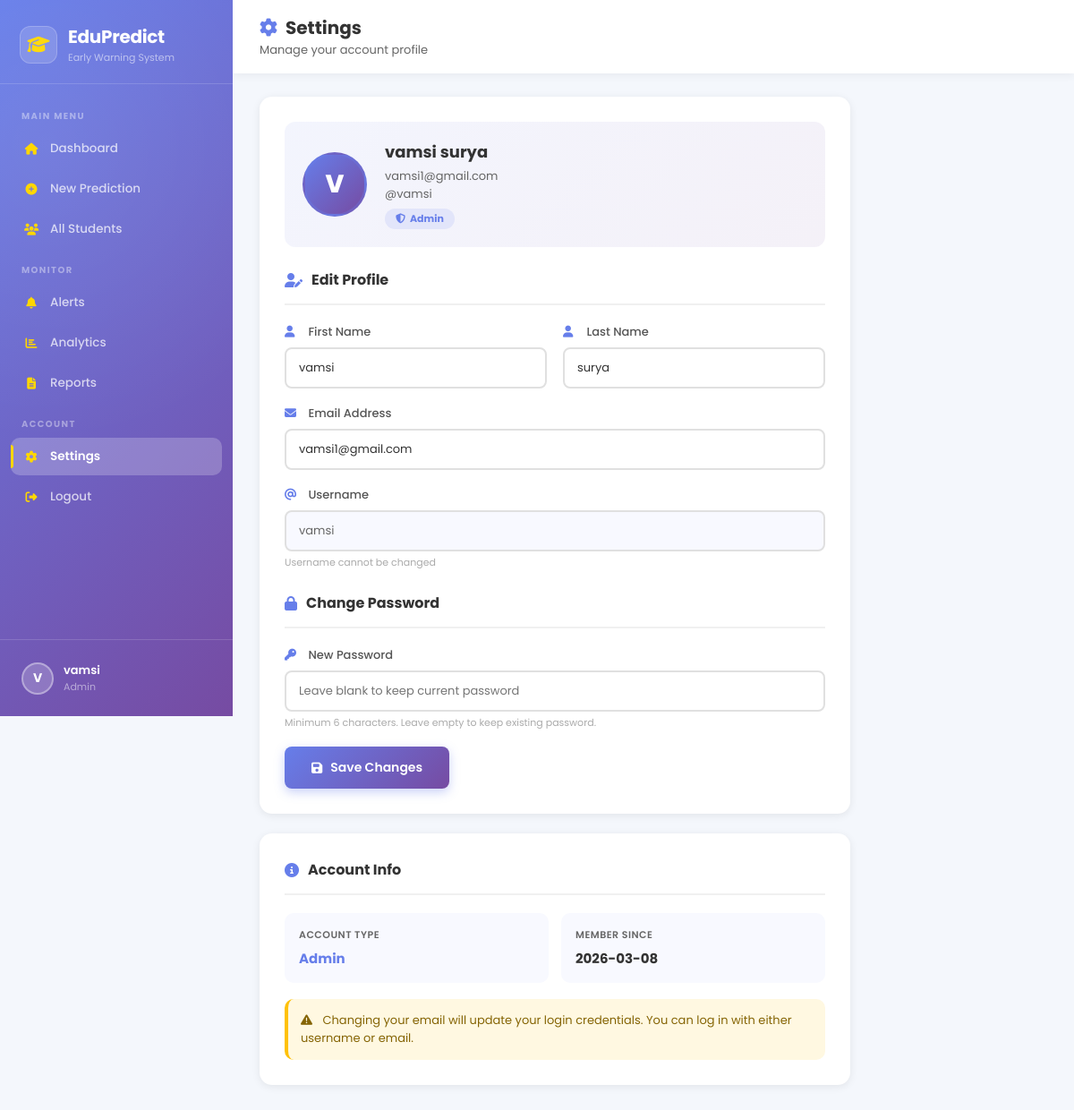
/settings (signed in), run on the app's committed database.
### tables this page shows
CREATE TABLE users (
            id         INTEGER PRIMARY KEY AUTOINCREMENT,
            firstname  TEXT NOT NULL,
            lastname   TEXT NOT NULL DEFAULT '',
            username   TEXT UNIQUE NOT NULL,
            email      TEXT UNIQUE NOT NULL,
            password   TEXT NOT NULL,
            role       TEXT DEFAULT 'teacher',
            created_at TEXT DEFAULT (datetime('now'))
        , google_id TEXT);

### app.py (the view)
@app.route("/settings")
@login_required
def settings():
    user = safe_current_user()
    return render_template("settings.html", user=user, user_data=user)

### app.py (called while the page is built)
def get_db():
    conn = sqlite3.connect(DB, timeout=30, check_same_thread=False)
    conn.row_factory = sqlite3.Row
    return conn

def login_required(f):
    @wraps(f)
    def wrapped(*args, **kwargs):
        if "user_id" not in session:
            return redirect(url_for("login"))
        return f(*args, **kwargs)
    return wrapped

def current_user():
    if "user_id" not in session:
        return None
    try:
        conn = get_db()
        u    = conn.execute("SELECT * FROM users WHERE id=?",
                            (session["user_id"],)).fetchone()
        conn.close()
        if u:
            return dict(u)
    except Exception:
        pass
    session.clear()
    return None

def safe_current_user():
    u = current_user()
    if u:
        return u
    session.clear()
    return {"id": 0, "firstname": "Guest", "lastname": "", "email": "",
            "username": "guest", "role": "guest", "google_id": None}

### templates/settings.html (shortened to what this page needs)
<!DOCTYPE html>
<html lang="en">
<head>
<link rel="stylesheet" href="https://cdnjs.cloudflare.com/ajax/libs/font-awesome/6.4.0/css/all.min.css"/>
</head>
<body>
<aside class="sidebar">
  <div class="sb-logo">
    <div class="sb-logo-icon"><i class="fas fa-graduation-cap" style="color:var(--gold)"></i></div>
    <div><div class="sb-brand">EduPredict</div><div class="sb-sub">Early Warning System</div></div>
  </div>
  <div class="sb-body">
    <div class="sb-section">Main Menu</div>
    <a class="nav-item" href="/dashboard"><i class="fas fa-home"></i> <span>Dashboard</span></a>
    <a class="nav-item" href="/predict"><i class="fas fa-plus-circle"></i> <span>New Prediction</span></a>
    <a class="nav-item" href="/students"><i class="fas fa-users"></i> <span>All Students</span></a>
    <div class="sb-section">Monitor</div>
    <a class="nav-item" href="/alerts"><i class="fas fa-bell"></i> <span>Alerts</span></a>
    <a class="nav-item" href="/analytics"><i class="fas fa-chart-bar"></i> <span>Analytics</span></a>
    <a class="nav-item" href="/reports"><i class="fas fa-file-alt"></i> <span>Reports</span></a>
    <div class="sb-section">Account</div>
    <a class="nav-item active" href="/settings"><i class="fas fa-cog"></i> <span>Settings</span></a>
    <a class="nav-item" href="/logout"><i class="fas fa-sign-out-alt"></i> <span>Logout</span></a>
  </div>
  <div class="sb-foot">
    <div class="user-row">
      <div class="user-ava">{{ (user.firstname or 'U')[0]|upper }}</div>
      <div><div class="user-name">{{ user.firstname or '' }}</div><div class="user-role">{{ (user.role or 'teacher')|title }}</div></div>
    </div>
  </div>
</aside>
<div class="main">
  <div class="topbar">
    <div><h2><i class="fas fa-cog"></i>Settings</h2><p>Manage your account profile</p></div>
  </div>
  <div class="page">
    <div class="card">
      <div class="profile-header">
        <div class="profile-big-ava">{{ (user_data.firstname or 'U')[0]|upper }}</div>
        <div class="profile-info">
          <h3>{{ user_data.firstname or '' }} {{ user_data.lastname or '' }}</h3>
          <p>{{ user_data.email or '' }}</p>
          <p>@{{ user_data.username or '' }}</p>
          <span class="role-badge"><i class="fas fa-shield-alt" style="margin-right:5px"></i>{{ (user_data.role or 'teacher')|title }}</span>
        </div>
      </div>
      <div class="card-title"><i class="fas fa-user-edit"></i> Edit Profile</div>
      <form method="POST" action="/settings/update">
        <div class="form-row">
          <div class="form-group">
            <label><i class="fas fa-user"></i> First Name</label>
            <input type="text" class="form-control" name="firstname" value="{{ user_data.firstname or '' }}" required/>
          </div>
          <div class="form-group">
            <label><i class="fas fa-user"></i> Last Name</label>
            <input type="text" class="form-control" name="lastname" value="{{ user_data.lastname or '' }}" required/>
          </div>
        </div>
        <div class="form-group">
          <label><i class="fas fa-envelope"></i> Email Address</label>
          <input type="email" class="form-control" name="email" value="{{ user_data.email or '' }}" required/>
        </div>
        <div class="form-group">
          <label><i class="fas fa-at"></i> Username</label>
          <input type="text" class="form-control" value="{{ user_data.username or '' }}" disabled style="background:#f8f9ff;cursor:not-allowed;color:var(--muted)"/>
          <div class="form-hint">Username cannot be changed</div>
        </div>
        <div class="card-title" style="margin-top:24px"><i class="fas fa-lock"></i> Change Password</div>
        <div class="form-group">
          <label><i class="fas fa-key"></i> New Password</label>
          <input type="password" class="form-control" name="new_password" placeholder="Leave blank to keep current password"/>
          <div class="form-hint">Minimum 6 characters. Leave empty to keep existing password.</div>
        </div>
        <button type="submit" class="btn-save">
          <i class="fas fa-save"></i> Save Changes
        </button>
      </form>
    </div>
    <div class="card">
      <div class="card-title"><i class="fas fa-info-circle"></i> Account Info</div>
      <div style="display:grid;grid-template-columns:1fr 1fr;gap:14px">
        <div style="background:#f8f9ff;border-radius:10px;padding:16px">
          <div style="font-size:11px;color:var(--muted);font-weight:600;margin-bottom:6px;text-transform:uppercase;letter-spacing:.5px">Account Type</div>
          <div style="font-size:15px;font-weight:700;color:var(--primary)">{{ (user_data.role or 'teacher')|title }}</div>
        </div>
        <div style="background:#f8f9ff;border-radius:10px;padding:16px">
          <div style="font-size:11px;color:var(--muted);font-weight:600;margin-bottom:6px;text-transform:uppercase;letter-spacing:.5px">Member Since</div>
          <div style="font-size:15px;font-weight:700">{{ user_data.created_at[:10] if user_data.created_at else 'N/A' }}</div>
        </div>
      </div>
      <div style="margin-top:18px;padding:14px;background:#fff8e1;border-radius:10px;border-left:4px solid #ffc107;font-size:13px;color:#856404">
        <i class="fas fa-exclamation-triangle" style="margin-right:8px"></i>
        Changing your email will update your login credentials. You can log in with either username or email.
      </div>
    </div>
  </div>
</div>
</body>
</html>

### data on the page
users: firstname "V", firstname "vamsi", role "Admin", lastname "surya", email "vamsi1@gmail.com", username "vamsi", created_at "2026-03-08"
